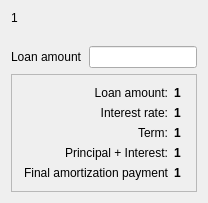
<?xml version="1.0" encoding="UTF-8"?>
<ui version="4.0">
 <class>LoanAmountWizardPage</class>
 <widget class="QWizardPage" name="LoanAmountWizardPage">
  <attribute name="title">
    <string>Loan amount</string>
  </attribute>
  <layout class="QVBoxLayout">
    <property name="margin">
      <number>11</number>
    </property>
    <property name="spacing">
      <number>6</number>
    </property>
    <item>
      <widget class="QLabel" name="m_balanceLabel">
        <property name="text">
          <string>1</string>
        </property>
        <property name="alignment">
          <set>Qt::AlignTop</set>
        </property>
        <property name="wordWrap">
          <bool>true</bool>
        </property>
      </widget>
    </item>
    <item>
      <spacer name="Spacer68">
        <property name="sizeHint">
          <size>
            <width>0</width>
            <height>15</height>
          </size>
        </property>
        <property name="sizeType">
          <enum>QSizePolicy::Expanding</enum>
        </property>
        <property name="orientation">
          <enum>Qt::Vertical</enum>
        </property>
      </spacer>
    </item>
    <item>
      <layout class="QHBoxLayout">
        <property name="margin">
          <number>0</number>
        </property>
        <property name="spacing">
          <number>6</number>
        </property>
        <item>
          <widget class="QLabel" name="TextLabel16">
            <property name="text">
              <string>Loan amount</string>
            </property>
            <property name="wordWrap">
              <bool>false</bool>
            </property>
          </widget>
        </item>
        <item>
          <widget class="AmountEdit" name="m_loanAmountEdit"/>
        </item>
      </layout>
    </item>
    <item>
      <widget class="QFrame" name="Frame3">
        <property name="frameShape">
          <enum>QFrame::StyledPanel</enum>
        </property>
        <property name="frameShadow">
          <enum>QFrame::Raised</enum>
        </property>
        <layout class="QGridLayout">
          <property name="margin">
            <number>11</number>
          </property>
          <property name="spacing">
            <number>6</number>
          </property>
          <item row="0" column="0">
            <widget class="QLabel" name="TextLabel6">
              <property name="text">
                <string>Loan amount:</string>
              </property>
              <property name="alignment">
                <set>Qt::AlignVCenter|Qt::AlignRight</set>
              </property>
              <property name="wordWrap">
                <bool>true</bool>
              </property>
            </widget>
          </item>
          <item row="1" column="0">
            <widget class="QLabel" name="TextLabel8">
              <property name="text">
                <string>Interest rate:</string>
              </property>
              <property name="alignment">
                <set>Qt::AlignVCenter|Qt::AlignRight</set>
              </property>
              <property name="wordWrap">
                <bool>false</bool>
              </property>
            </widget>
          </item>
          <item row="2" column="0">
            <widget class="QLabel" name="TextLabel9">
              <property name="text">
                <string>Term:</string>
              </property>
              <property name="alignment">
                <set>Qt::AlignVCenter|Qt::AlignRight</set>
              </property>
              <property name="wordWrap">
                <bool>false</bool>
              </property>
            </widget>
          </item>
          <item row="3" column="0">
            <widget class="QLabel" name="TextLabel10">
              <property name="text">
                <string>Principal + Interest:</string>
              </property>
              <property name="alignment">
                <set>Qt::AlignVCenter|Qt::AlignRight</set>
              </property>
              <property name="wordWrap">
                <bool>false</bool>
              </property>
            </widget>
          </item>
          <item row="4" column="0">
            <widget class="QLabel" name="TextLabel11">
              <property name="text">
                <string>Final amortization payment</string>
              </property>
              <property name="alignment">
                <set>Qt::AlignVCenter|Qt::AlignRight</set>
              </property>
              <property name="wordWrap">
                <bool>false</bool>
              </property>
            </widget>
          </item>
          <item row="0" column="1">
            <widget class="QLabel" name="m_loanAmount1">
              <property name="font">
                <font>
                  <bold>true</bold>
                </font>
              </property>
              <property name="text">
                <string>1</string>
              </property>
              <property name="textFormat">
                <enum>Qt::PlainText</enum>
              </property>
              <property name="wordWrap">
                <bool>false</bool>
              </property>
            </widget>
          </item>
          <item row="1" column="1">
            <widget class="QLabel" name="m_interestRate1">
              <property name="font">
                <font>
                  <bold>true</bold>
                </font>
              </property>
              <property name="text">
                <string>1</string>
              </property>
              <property name="textFormat">
                <enum>Qt::PlainText</enum>
              </property>
              <property name="wordWrap">
                <bool>false</bool>
              </property>
            </widget>
          </item>
          <item row="2" column="1">
            <widget class="QLabel" name="m_duration1">
              <property name="font">
                <font>
                  <bold>true</bold>
                </font>
              </property>
              <property name="text">
                <string>1</string>
              </property>
              <property name="textFormat">
                <enum>Qt::PlainText</enum>
              </property>
              <property name="wordWrap">
                <bool>false</bool>
              </property>
            </widget>
          </item>
          <item row="3" column="1">
            <widget class="QLabel" name="m_payment1">
              <property name="font">
                <font>
                  <bold>true</bold>
                </font>
              </property>
              <property name="text">
                <string>1</string>
              </property>
              <property name="textFormat">
                <enum>Qt::PlainText</enum>
              </property>
              <property name="wordWrap">
                <bool>false</bool>
              </property>
            </widget>
          </item>
          <item row="4" column="1">
            <widget class="QLabel" name="m_balloon1">
              <property name="font">
                <font>
                  <bold>true</bold>
                </font>
              </property>
              <property name="text">
                <string>1</string>
              </property>
              <property name="textFormat">
                <enum>Qt::PlainText</enum>
              </property>
              <property name="wordWrap">
                <bool>false</bool>
              </property>
            </widget>
          </item>
        </layout>
      </widget>
    </item>
  </layout>
 </widget>
 <resources/>
 <connections/>
 <customwidgets>
   <customwidget>
     <class>AmountEdit</class>
     <extends>QLineEdit</extends>
     <header location="global">amountedit.h</header>
   </customwidget>
 </customwidgets>
 <tabstops>
 </tabstops>
</ui>
